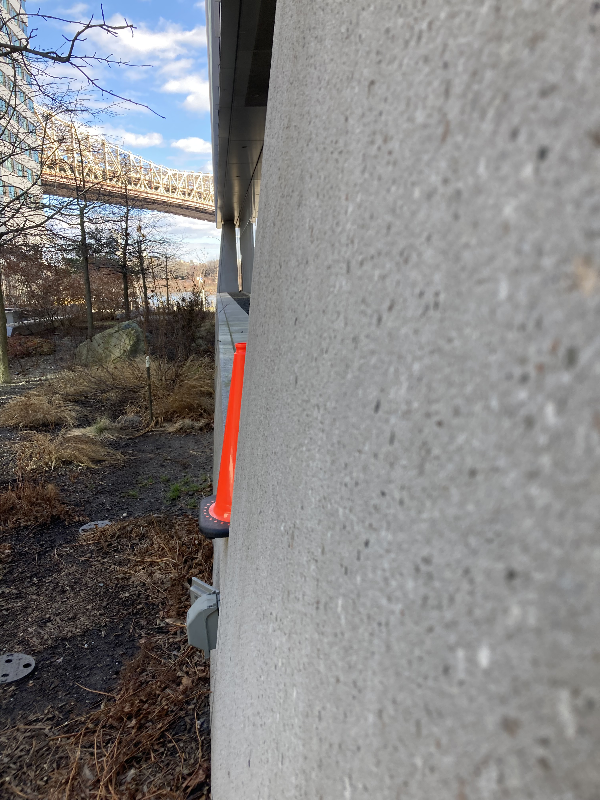
#> input picture Project1/Proj1TestImages/test_1.png, 600 x 800 px; its folder holds only this picture in this run
$ jupyter execute test.ipynb
#> lines starting #> are read from the running program, lines starting #| are printed output that depends on the picture; after the words box and inside, x2 and y2 are one past the last pixel; in counts of white or black regions, pixels touching at a corner belong together; long printed decimals are rounded
# Yoseph Yan, ypy4, February 8, 2024, Intelligent Autonomous Systems

[cell 1]
import numpy as np
import cv2
import matplotlib.pyplot as plt
from skimage import io
from skimage.measure import label, regionprops
import os

[cell 2]
# Algorithm to find the orange cones in images
def myAlgorithm(folder, filename, cluster):
    # Opens the image
#> called with folder = 'Proj1TestImages', filename = 'test_1.png', cluster = 3
    imagepath = os.path.join(folder, filename)
    image = io.imread(imagepath)
#> image is the input picture: shape (800, 600, 3); mean R, G, B 132.8, 131, 130.9

    # Loads the parameters
    meanpath = 'parameters/means.npy'
    covpath = 'parameters/covars.npy'
    wpath = 'parameters/ws.npy'
    means = np.load(meanpath)
#> (reads Project1/parameters/means.npy from the repository)
    covars = np.load(covpath)
#> (reads Project1/parameters/covars.npy from the repository)
    weight = np.load(wpath)
#> (reads Project1/parameters/ws.npy from the repository)

    # Used equations mentioned in lecture
    xminusmu = image.reshape(image.shape[0], image.shape[1], 1, 3) - means.reshape(1, 1, cluster, 3)
    g = np.exp(-0.5 * ((xminusmu.reshape(xminusmu.shape[0], xminusmu.shape[1], cluster, 1, 3) @ np.array([np.linalg.inv(covar) for covar in covars])).reshape(xminusmu.shape[0], xminusmu.shape[1], cluster, 3) * xminusmu).sum(axis=3)) / ((2 * np.pi) ** 1.5 * np.sqrt(np.array([np.linalg.det(covars[i, :, :].reshape(3, 3)) for i in range(cluster)])))
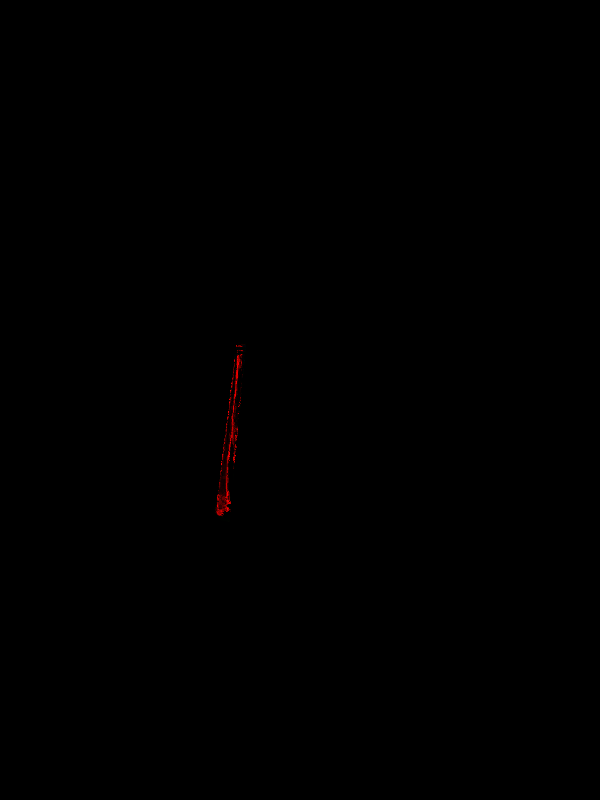
#> g: shape (800, 600, 3) float64; mean of channels 0, 1, 2 5.43e-07, 8.51e-09, 2.95e-09; drawn with min black and max white
    prob = np.sum(g * weight, axis=2)

    # Create a binary image and then solidify
    binaryimg = 255 * (prob > 0.2)
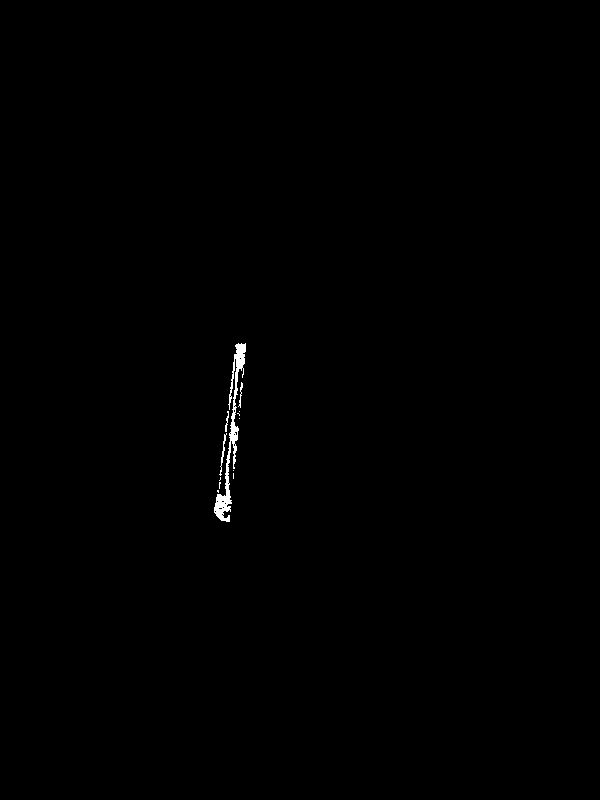
#> binaryimg: shape (800, 600) int64; 0.28% white; 12 white regions (8 under 20 px), largest, box (x1, y1, x2, y2) and area: (214, 343, 246, 522) 1176, (219, 433, 227, 476) 73, (238, 382, 243, 408) 41, (225, 411, 229, 432) 36
    onearray = np.ones((6, 6), 'uint8')
    binaryimg = cv2.dilate(np.uint8(binaryimg), onearray)
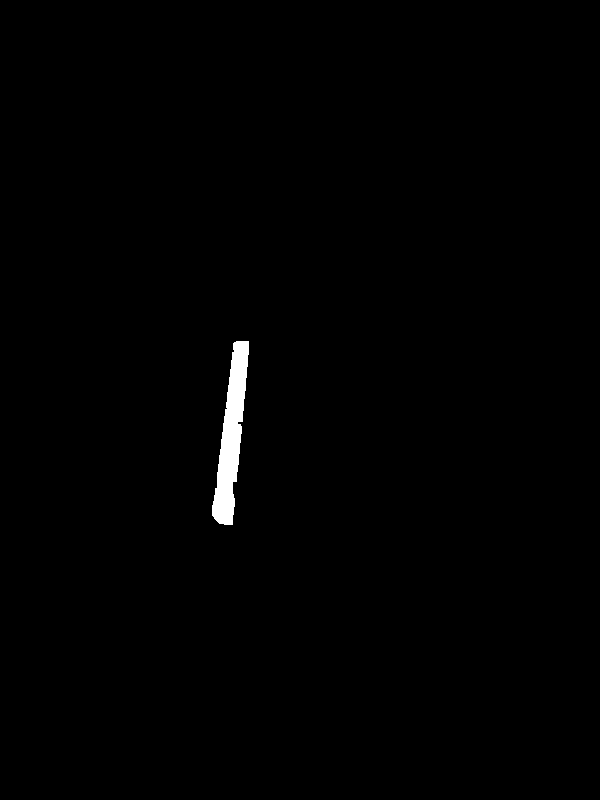
#> binaryimg: shape (800, 600); 0.71% white; 1 white region, box (x1, y1, x2, y2) and area: (212, 341, 249, 525) 3386

    # Prints image
    plt.imshow(binaryimg)
    plt.show()

    # Create a label
    labelled = label(binaryimg)

    # Create a bounding box and calculates distance
    for region in regionprops(labelled):
        a, b, c, d = region.bbox
        cv2.rectangle(image, (b, a), (d, c), (0, 255, 0), 3)
        distance = ((425 / np.abs(b - d)) + (963 / np.abs(a - c))) / 2
        plt.imshow(image)
        plt.show()
        print(f"ImageName: {filename}, Down: {c}, Right: {(b + d) / 2}, Distance: {distance}")
#> this loop made 1 pass
#> (a, b, c, d, distance) on pass 1: (341, 212, 525, 249, 8.36)
#| ImageName: test_1.png, Down: 525, Right: 230.5, Distance: 8.360
#> pass 1, in myAlgorithm, `plt.show()`:
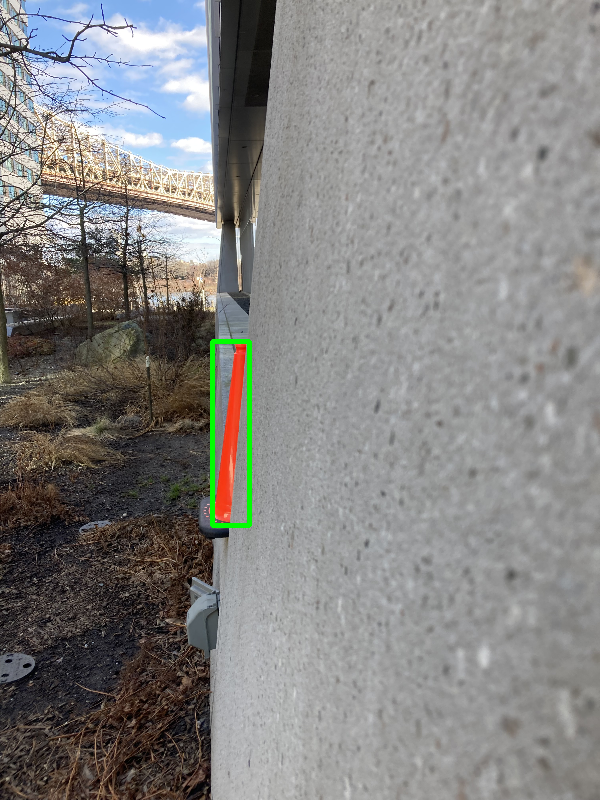
#> shown: shape (800, 600, 3); mean R, G, B 132.3, 131.7, 130.4

    with open('ypy4_results.txt', 'a') as file:
        file.write(f"ImageName: {filename}, Down: {c}, Right: {(b + d) / 2}, Distance: {distance}\n")
